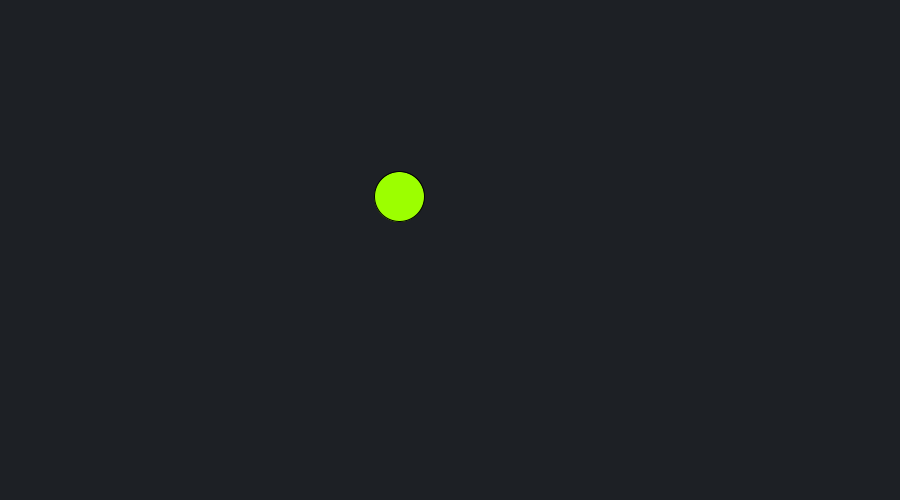
Frame 1 (no input)
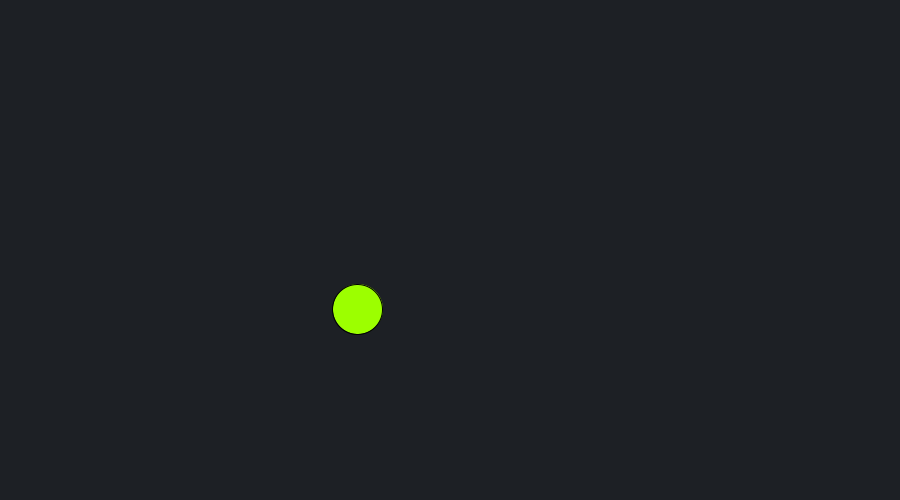
Frame 60 (the mouse pressed at the canvas centre just before this capture)
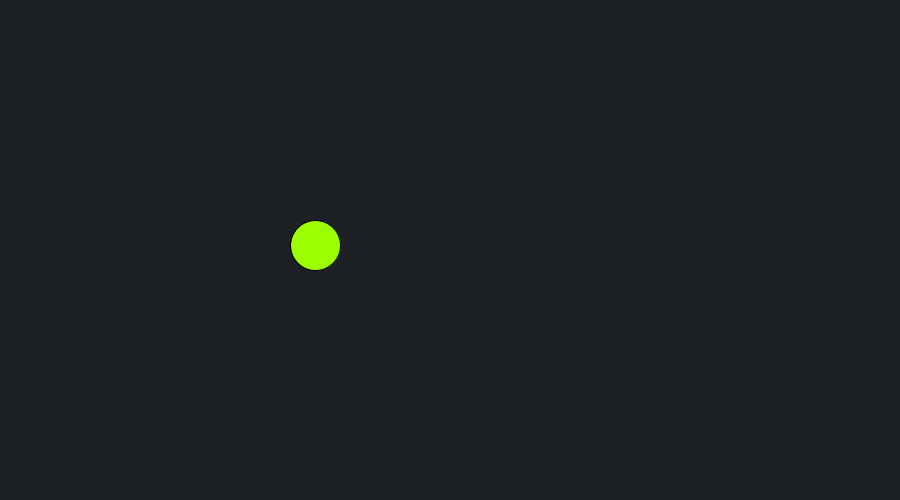
Frame 120 (the mouse held since frame 60 and released just before this capture)

The Processing sketch that drew these frames (run headless with seeded random() and noise(); from frame 60 on, the mouse is pressed at the canvas centre):

// Processing sketch: es208a
// ── es208a.pde
Particle p;
PVector vPos;
PVector vVel;
PVector vAcc;
int m = 0;  //millis



void setup(){
  size(900,500);
  background(0);
  vPos = new PVector(400, random(300));
  vVel = new PVector(random(-2,3), random(-2,3));
  vAcc = new PVector(0,0.2);
  p = new Particle(vPos,vVel,vAcc);
}

void draw(){
  background(29,32,37);
  p.bounce();
  p.update();
  p.display();
  // m = millis();

}
// ── Particle.pde
class Particle {
  private PVector position;
  private double diameter;
  private PVector speed;
  private PVector acceleration;
  
  public Particle(PVector position, PVector speed, PVector acceleration) {
    this.position = position;
    this.diameter = 50;
    this.speed = speed;
    this.acceleration = acceleration;
  }
  
  public void display() {
    fill(156,255,0);
    ellipse(this.position.x, this.position.y, (float)this.diameter, (float)this.diameter);
  }
  
  public void update() {
    // speed2 = speed.mult(m/19.0);
    this.speed = speed.add(acceleration);
    this.position = position.add(speed);
   
  }
  
    public void border() {
    if (this.position.x > width || this.position.y > height) {
      this.position.x = 0;
    };
    if (this.position.x < 0) {
      this.position.x = width;
    }; 
    if (this.position.y < 0) {
      this.position.y = height;
    };
  }
  
  public void bounce() {
    double r = diameter/2;
    if (this.position.y > height-r || this.position.y < r) {
      speed.y = speed.y*(-1);
    } else if (this.position.x > width-r || this. position.x < r) {
      speed.x = speed.x*(-1);
    }
  }
}
